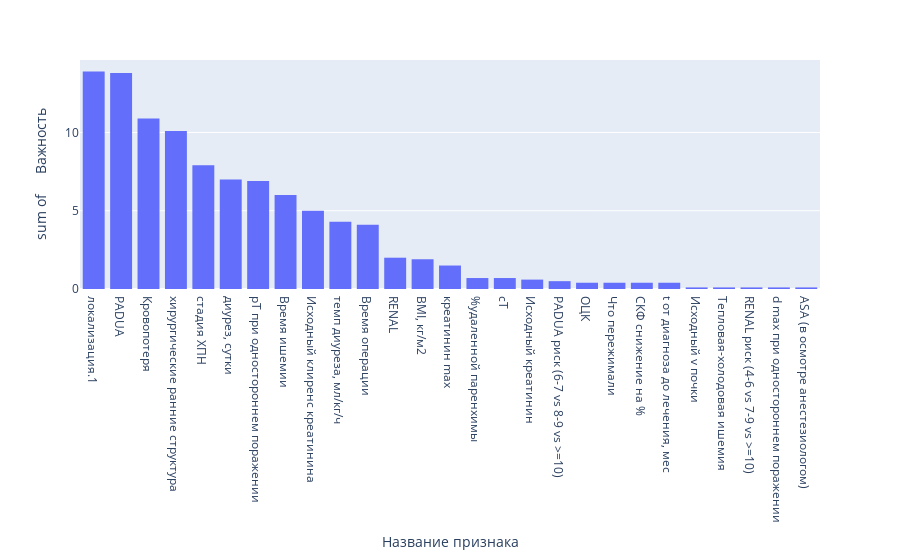

Notebook source saved alongside this figure:
### Markdown cell above
### Признаков с черезмерно завышенной важностью нет. Из этого следует, что модель не переобучена и утечки данных не произошло

### Code cell
# достаем значимость каждой колонки
weight = model.feature_importances_
weight = np.array((100*weight/weight.sum()).round(1))

# собираем названия признаков, учавствующих в предсказании
columns = df.columns[weight>0.].to_list()
# переводим значимость в проценты
weight = weight[weight>0.]

hist_weight = pd.Series(weight, index=columns).sort_values(ascending=False)

# визуализируем
px.histogram(histfunc='sum', y=hist_weight.values, x=hist_weight.index, 
             labels={'x':'Название признака ', 'y':'    Важность'})

### Figure 1 — Plotly figure (JSON) as saved in the notebook; plotly's stock layout.template omitted (floating-point values rounded to 4 significant figures)
{"data": [{"alignmentgroup": "True", "bingroup": "x", "histfunc": "sum", "hovertemplate": "Название признака =%{x}<br>sum of     Важность=%{y}<extra></extra>", "legendgroup": "", "marker": {"color": "#636efa", "pattern": {"shape": ""}}, "name": "", "offsetgroup": "", "orientation": "v", "showlegend": false, "type": "histogram", "x": ["локализация.1", "PADUA", "Кровопотеря", "хирургические ранние структура", "стадия ХПН", "диурез, сутки", "pT при одностороннем поражении", "Время ишемии", "Исходный клиренс креатинина", "темп диуреза, мл/кг/ч", "Время операции", "RENAL", "BMI, кг/м2", "креатинин max", "%удаленной паренхимы", "сТ", "Исходный креатинин", "PADUA риск (6-7 vs 8-9 vs >=10)", "ОЦК", "Что пережимали", "СКФ снижение на %", "t от диагноза до лечения, мес", "Исходный v почки", "Тепловая-холодовая ишемия", "RENAL риск (4-6 vs 7-9 vs >=10)", "d max при одностороннем поражении", "ASA (в осмотре анестезиологом)"], "xaxis": "x", "y": [13.9, 13.8, 10.9, 10.1, 7.9, 7, 6.9, 6, 5, 4.3, 4.1, 2, 1.9, 1.5, 0.7, 0.7, 0.6, 0.5, 0.4, 0.4, 0.4, 0.4, 0.1, 0.1, 0.1, 0.1, 0.1], "yaxis": "y"}], "layout": {"barmode": "relative", "legend": {"tracegroupgap": 0}, "margin": {"t": 60}, "xaxis": {"anchor": "y", "domain": [0, 1], "title": {"text": "Название признака "}}, "yaxis": {"anchor": "x", "domain": [0, 1], "title": {"text": "sum of     Важность"}}}}
